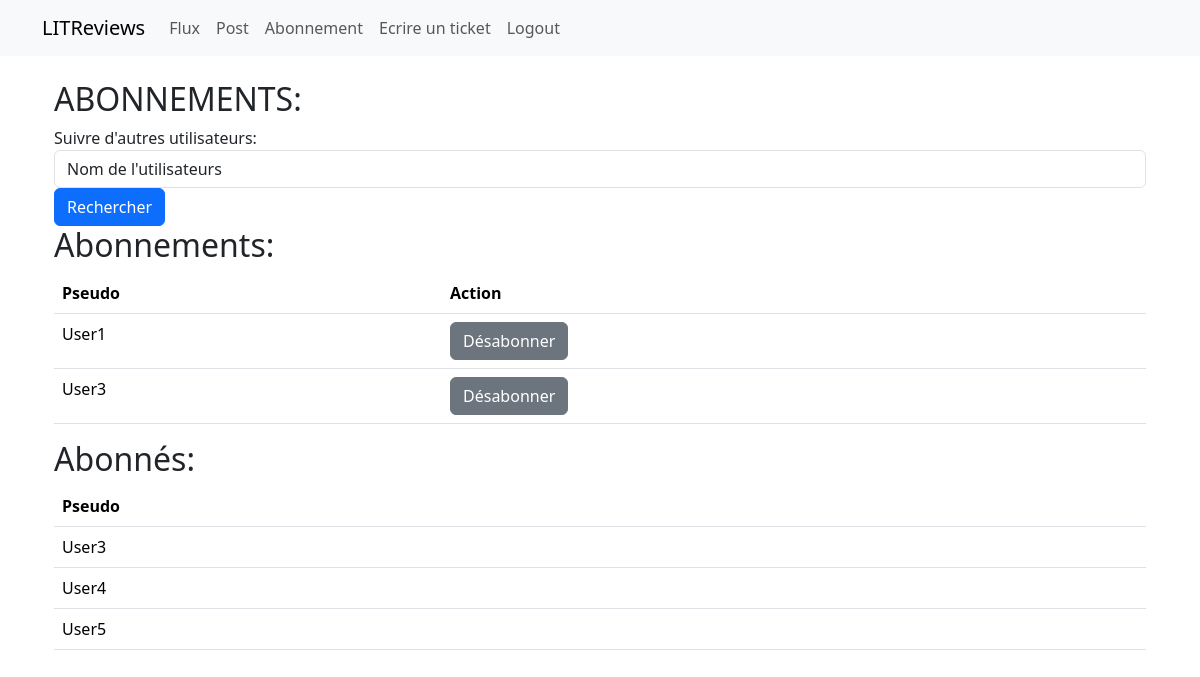
Page /LITReviews/subscription/ (signed in) on the earlier database version.
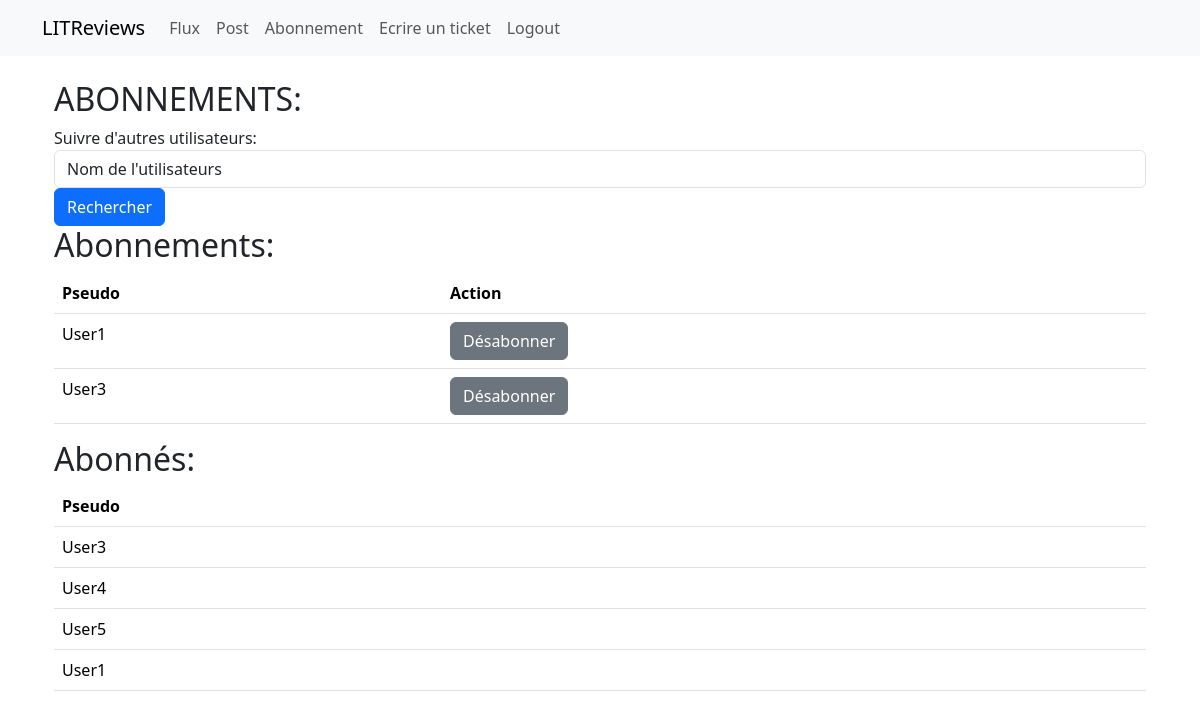
Same page on the later database version.
### LITReviews/models.py (models this page shows, shortened)
class UserFollows(models.Model):
    user = models.ForeignKey(
        to=settings.AUTH_USER_MODEL, on_delete=models.CASCADE, related_name="following"
    )
    followed_user = models.ForeignKey(
        to=settings.AUTH_USER_MODEL, on_delete=models.CASCADE, related_name="followers"
    )
    class Meta:
        unique_together = (
            "user",
            "followed_user",
        )

### accounts/models.py (models this page shows)
class User(AbstractUser):
    pass

### LITReviews/views.py (the view, shortened to what this page needs)
# urls.py: path('LITReviews/subscription/', views.subscription_view, name='subscription'),
def subscription_view(request):
    error = False
    error_message = ""
    user = request.user
    followed_users = UserFollows.objects.filter(user=user.id)
    followers = UserFollows.objects.filter(followed_user=user.id)
    search_users = None
    return render(
        request,
        "LITReviews/subscription.html",
        {
            "search_users": search_users,
            "followers": followers,
            "followed_users": followed_users,
            "error": error,
            "error_message": error_message,
        },
    )

### LITReviews/templates/LITReviews/subscription.html (shortened to what this page needs)
{% extends 'LITReviews/base.html' %}
{% block content %}
<div class="container">
  <h2>ABONNEMENTS:</h2>
  <form method="POST" action="{% url 'subscription' %}">
    <div class="form-group">
      <label for="search">Suivre d'autres utilisateurs:</label>
      <input type="text" class="form-control" id="search" name="search" value="Nom de l'utilisateurs" required onfocus="this.value = '';">
    </div>
    <button type="submit" class="btn btn-primary">Rechercher</button>
  </form>
  <div class="abonnement">
    {% if followed_users %}
    <h2>Abonnements:</h2>
    <table class="table">
      <thead>
        <tr>
          <th>Pseudo</th>
          <th>Action</th>
        </tr>
      </thead>
      <tbody>
        {% for user in followed_users %}
        <tr>
          <td>{{ user.followed_user.username }}</td>
          <td>
            <form method="POST" action="{% url 'unfollow-user' %}">
              <button type="submit" class="btn btn-secondary">Désabonner</button>
            </form>
          </td>
        </tr>
        {% endfor %}
      </tbody>
    </table>
    {% endif %}
    {% if followers %}
    <h2>Abonnés:</h2>
    <table class="table">
      <thead>
        <tr>
          <th>Pseudo</th>
        </tr>
      </thead>
      <tbody>
        {% for user in followers %}
        <tr>
          <td>{{ user.user.username }}</td>
        </tr>
        {% endfor %}
      </tbody>
    </table>
    {% endif %}
  </div>
</div>
{% endblock %}

### LITReviews/templates/LITReviews/base.html (shortened to what this page needs)
{% load static %}
<!DOCTYPE html>
<html>
<head>
  <link href="https://cdn.jsdelivr.net/npm/bootstrap@5.3.1/dist/css/bootstrap.min.css" rel="stylesheet">
  <link rel="stylesheet" type="text/css" href="{% static 'LITReviews/styles.css' %}">
</head>
<body>
  <header>
    <nav class="navbar navbar-expand-lg navbar-light bg-light">
      <div class="container">
        <a class="navbar-brand" href="#">LITReviews</a>
        <div class="collapse navbar-collapse" id="navbarNav">
          <ul class="navbar-nav">
            {% if request.user.is_authenticated %}
            <li class="nav-item">
              <a class="nav-link" href="{% url 'home' %}">Flux</a>
            </li>
            <li class="nav-item">
              <a class="nav-link" href="{% url 'post' %}">Post</a>
            </li>
            <li class="nav-item">
              <a class="nav-link" href="{% url 'subscription' %}">Abonnement</a>
            </li>
            <li class="nav-item">
              <a class="nav-link" href="{% url 'create-ticket' %}">Ecrire un ticket</a>
            </li>
            <li class="nav-item">
              <a class="nav-link" href="{% url 'logout' %}">Logout</a>
            </li>
            {% else %}
            <li class="nav-item">
              <a class="nav-link" href="{% url 'login' %}">Please log in to access this page</a>
            </li>
            {% endif %}
          </ul>
        </div>
      </div>
    </nav>
  </header>
  <div class="container mt-4">
    {% block content %}{% endblock content %}
  </div>
</body>
</html>

Differences in the rows shown:
added UserFollows: user.username "User1", shown under "Abonnés:"
